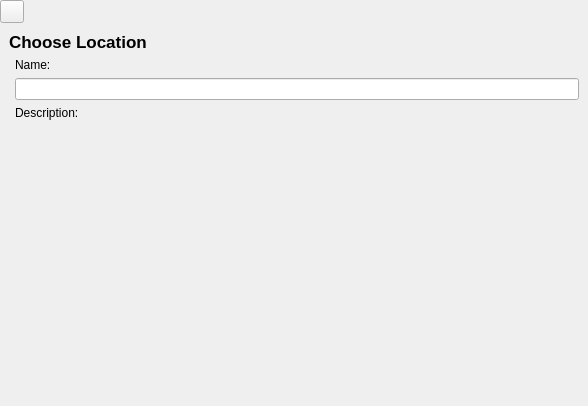
<?xml version="1.0" encoding="UTF-8"?>
<ui version="4.0">
 <class>LocationsDataEdit</class>
 <widget class="QWidget" name="LocationsDataEdit">
  <property name="geometry">
   <rect>
    <x>0</x>
    <y>0</y>
    <width>588</width>
    <height>406</height>
   </rect>
  </property>
  <property name="windowTitle">
   <string>Dialog</string>
  </property>
  <layout class="QGridLayout" name="gridLayout_2">
   <property name="leftMargin">
    <number>0</number>
   </property>
   <property name="topMargin">
    <number>0</number>
   </property>
   <property name="rightMargin">
    <number>0</number>
   </property>
   <property name="bottomMargin">
    <number>0</number>
   </property>
   <property name="spacing">
    <number>0</number>
   </property>
   <item row="0" column="0">
    <layout class="QHBoxLayout" name="horizontalLayout">
     <item>
      <widget class="FlatButton" name="addPhoto">
       <property name="toolTip">
        <string>Add Image</string>
       </property>
       <property name="text">
        <string/>
       </property>
       <property name="icon">
        <iconset resource="../../../Resources/Resources.qrc">
         <normaloff>:/Graphics/Icons/Editing/photo.png</normaloff>:/Graphics/Icons/Editing/photo.png</iconset>
       </property>
      </widget>
     </item>
     <item>
      <widget class="QLabel" name="topEmptyLabel">
       <property name="text">
        <string/>
       </property>
      </widget>
     </item>
    </layout>
   </item>
   <item row="1" column="0">
    <widget class="QWidget" name="mainContainer" native="true">
     <property name="sizePolicy">
      <sizepolicy hsizetype="Preferred" vsizetype="Expanding">
       <horstretch>0</horstretch>
       <verstretch>0</verstretch>
      </sizepolicy>
     </property>
     <layout class="QGridLayout" name="gridLayout_4">
      <item row="0" column="0">
       <layout class="QGridLayout" name="gridLayout">
        <item row="0" column="0" rowspan="2">
         <widget class="QLabel" name="sourceName">
          <property name="sizePolicy">
           <sizepolicy hsizetype="Expanding" vsizetype="Ignored">
            <horstretch>0</horstretch>
            <verstretch>0</verstretch>
           </sizepolicy>
          </property>
          <property name="font">
           <font>
            <pointsize>13</pointsize>
            <weight>75</weight>
            <bold>true</bold>
           </font>
          </property>
          <property name="text">
           <string>Choose Location</string>
          </property>
          <property name="alignment">
           <set>Qt::AlignLeading|Qt::AlignLeft|Qt::AlignTop</set>
          </property>
          <property name="wordWrap">
           <bool>true</bool>
          </property>
          <property name="margin">
           <number>6</number>
          </property>
         </widget>
        </item>
       </layout>
      </item>
      <item row="1" column="0">
       <layout class="QGridLayout" name="gridLayout_3">
        <item row="0" column="0" rowspan="4">
         <widget class="PhotosChooser" name="photos" native="true">
          <property name="sizePolicy">
           <sizepolicy hsizetype="Preferred" vsizetype="Expanding">
            <horstretch>0</horstretch>
            <verstretch>0</verstretch>
           </sizepolicy>
          </property>
         </widget>
        </item>
        <item row="0" column="1">
         <widget class="QLabel" name="nameTitle">
          <property name="text">
           <string>Name:</string>
          </property>
         </widget>
        </item>
        <item row="1" column="1">
         <widget class="AcceptebleLineEdit" name="name">
          <property name="clearButtonEnabled">
           <bool>false</bool>
          </property>
         </widget>
        </item>
        <item row="2" column="1">
         <widget class="QLabel" name="descriptionTitle">
          <property name="text">
           <string>Description:</string>
          </property>
         </widget>
        </item>
        <item row="3" column="1">
         <widget class="SimpleTextEditor" name="description" native="true">
          <property name="sizePolicy">
           <sizepolicy hsizetype="Preferred" vsizetype="Expanding">
            <horstretch>0</horstretch>
            <verstretch>0</verstretch>
           </sizepolicy>
          </property>
         </widget>
        </item>
       </layout>
      </item>
     </layout>
     <zorder></zorder>
    </widget>
   </item>
  </layout>
 </widget>
 <customwidgets>
  <customwidget>
   <class>SimpleTextEditor</class>
   <extends>QWidget</extends>
   <header location="global">3rd_party/Widgets/SimpleTextEditor/SimpleTextEditor.h</header>
   <container>1</container>
  </customwidget>
  <customwidget>
   <class>PhotosChooser</class>
   <extends>QWidget</extends>
   <header location="global">3rd_party/Widgets/PhotosChooser/PhotosChooser.h</header>
   <container>1</container>
  </customwidget>
  <customwidget>
   <class>AcceptebleLineEdit</class>
   <extends>QLineEdit</extends>
   <header location="global">3rd_party/Widgets/AcceptebleLineEdit/AcceptebleLineEdit.h</header>
  </customwidget>
  <customwidget>
   <class>FlatButton</class>
   <extends>QToolButton</extends>
   <header location="global">3rd_party/Widgets/FlatButton/FlatButton.h</header>
  </customwidget>
 </customwidgets>
 <tabstops>
  <tabstop>name</tabstop>
 </tabstops>
 <resources>
  <include location="../../../Resources/Resources.qrc"/>
 </resources>
 <connections/>
</ui>
